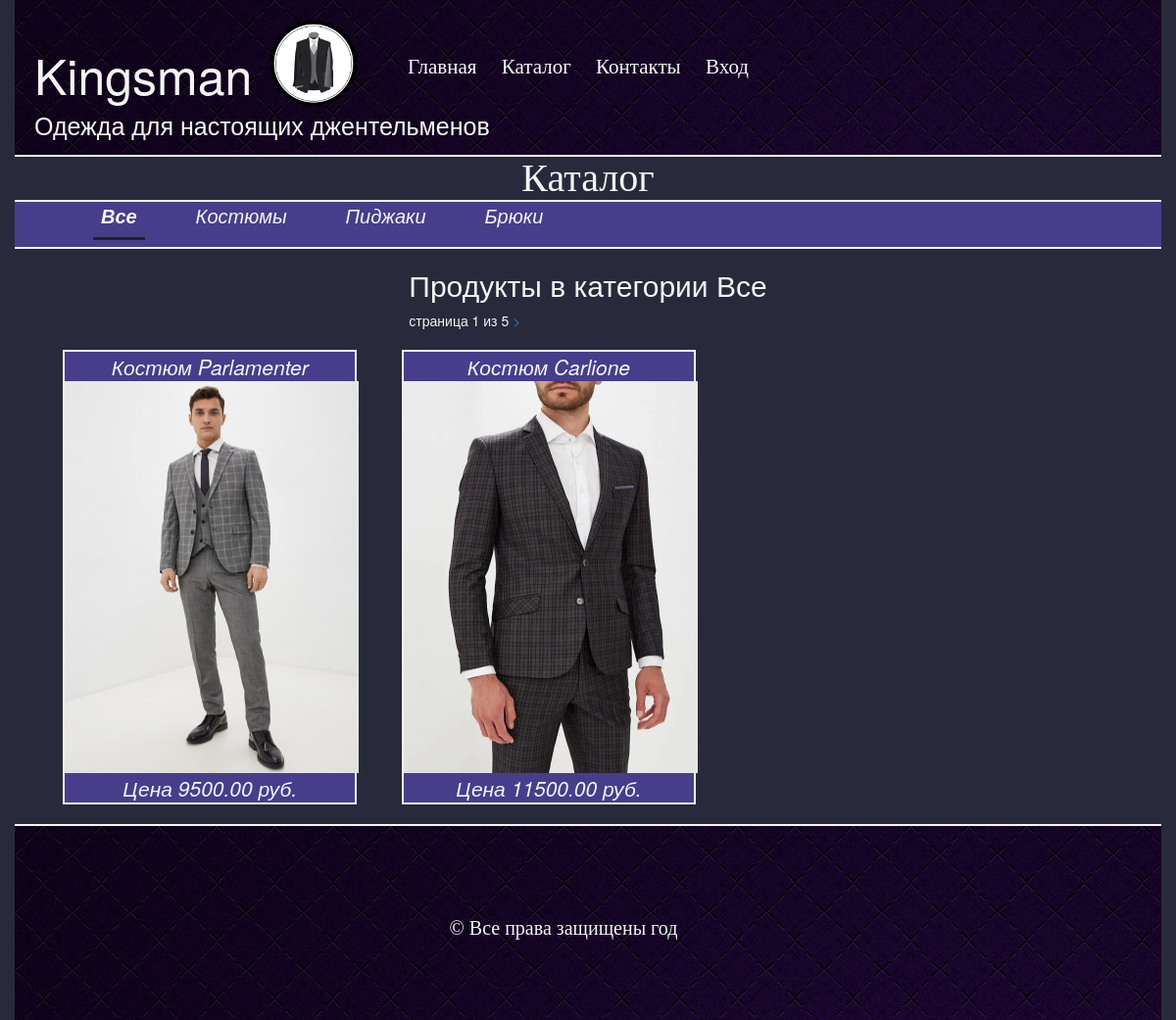
/category/0/products/, run on an earlier commit of the app's database.
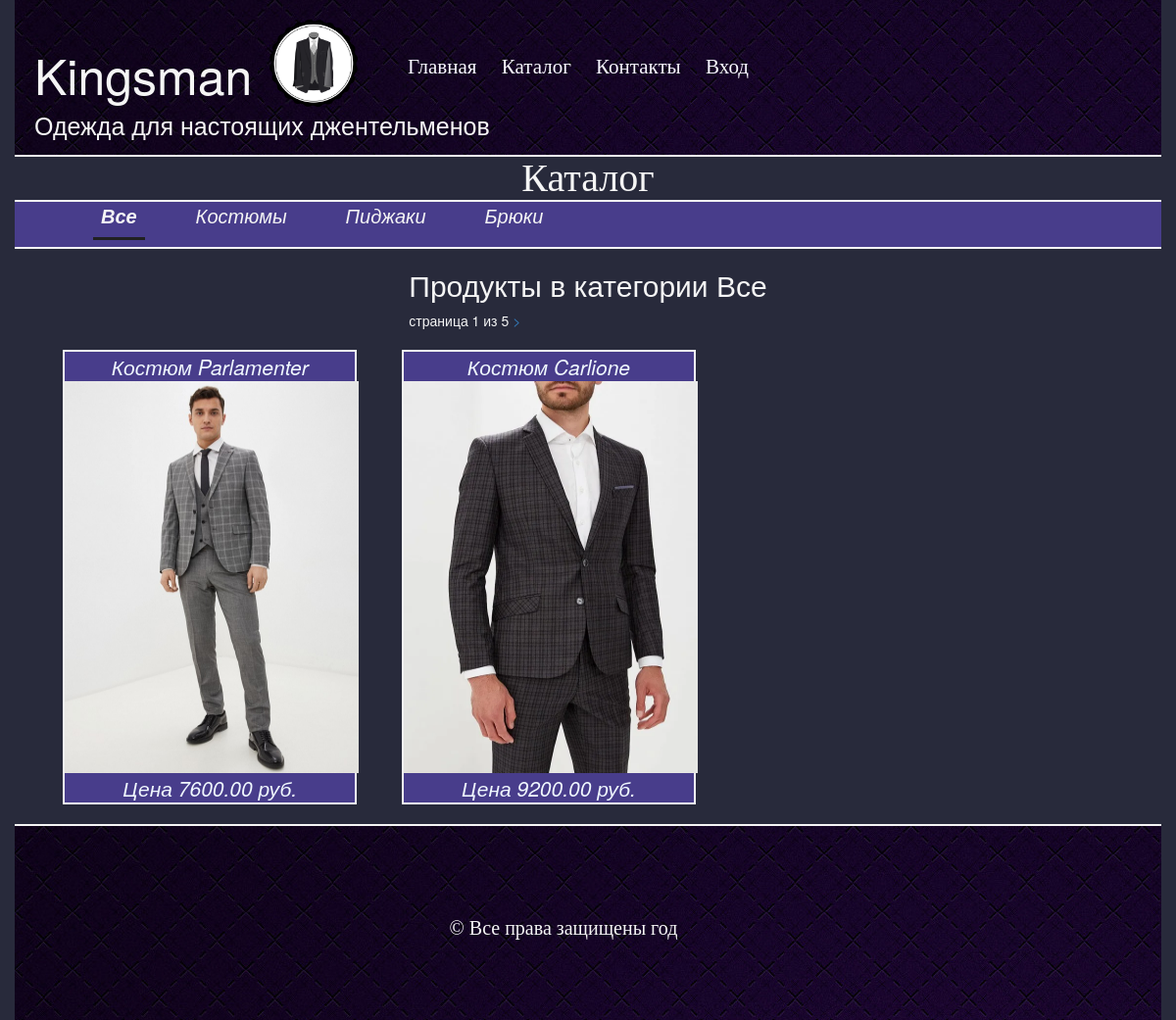
And on a later commit of the database.
### mainapp/models.py (models this page shows, shortened)
class Product(models.Model):
    category = models.ForeignKey(ProductCategory, verbose_name='категория продукта', on_delete=models.CASCADE)
    name = models.CharField('имя продукта', max_length=128)
    image = models.ImageField(upload_to='products_images', blank=True)
    short_desc = models.CharField('краткое описание', max_length=64, blank=True)
    desc = models.TextField('описание товара', blank=True)
    price = models.DecimalField('цена продукта', max_digits=8, decimal_places=2, default=0)
    quantity = models.PositiveIntegerField('количество на складе', default=0)
    is_active = models.BooleanField(db_index=True, default=True)

### mainapp/views.py (the view)
def category_products(request, pk, page=1):
    if pk == '0':
        category = {'pk': 0, 'name': 'Все'}
        products = get_products()
    else:
        category = get_category(pk)
        products = get_products_in_productcategory(pk)
    products_paginator = Paginator(products, 2)
    try:
        products = products_paginator.page(page)
    except PageNotAnInteger:
        products = products_paginator.page(1)
    except EmptyPage:
        products = products_paginator.page(products_paginator.num_pages)
    context = {
        'page_title': 'каталог',
        'products': products,
        'category': category,
    }
    return render(request, 'mainapp/category_products.html', context)

### basketapp/context_processors.py (called while the page is built)
def basket(request):
    if request.user.is_authenticated:
        basket = request.user.basket.select_related().all()
    else:
        basket = []
    return {
        'basket':basket,
    }

### mainapp/context_processors.py (called while the page is built)
def menu(request):
    menu = ProductCategory.objects.filter(is_active=True)
    return {
        'categories': menu,
    }

### mainapp/views.py (called while the page is built)
def get_products():
    if LOW_CACHE:
        key = 'products'
        products = cache.get(key)
        if products is None:
            products = Product.objects.filter(
                is_active=True,
                category__is_active=True
            ).select_related('category')
            cache.set(key, products)
        return products
    else:
        return Product.objects.filter(is_active=True,
                                      category__is_active=True).select_related('category')

### mainapp/templates/mainapp/category_products.html (shortened to what this page needs)
{% extends 'mainapp/base.html' %}
{% load static %}
{% load my_tags %}
{% block bodyContent %}
    {% include 'mainapp/includes/inc__main_menu.html' %}
    <h1 class="headline">Каталог</h1>
    {% include 'mainapp/includes/inc__category_menu.html' %}
    <div class="related">
        <div class="title clearfix">
            <h2 style="color: whitesmoke; text-align: center">Продукты в категории {{ category.name|title }}</h2>
            <div class="paginator">
                <span class="current">страница {{ products.number }} из {{ products.paginator.num_pages }}</span>
                {% if products.has_next %}
                    <a href="{% url 'main:category_products_pagination' category.pk products.next_page_number %}">
                        >
                    </a>
                {% endif %}
            </div>
        </div>
        <div class="productList">
            {% for product in products %}
                <div class="productCell">
                    <span> {{ product.name }} </span>
                    <a href="{% url 'mainapp:product_page' product.pk %}">
                        <img width="300px" height="400px" src="{{ product.image.url }}" alt="#">
                    </a>
                    <span>Цена {{ product.price }} руб.</span>
                </div>
            {% endfor %}
        </div>
    </div>
{% endblock %}

What changed in the data, as far as the page shows it:
changed Product "Костюм Parlamenter": price "9500.00" → "7600.00"
changed Product "Костюм Carlione": price "11500.00" → "9200.00"
